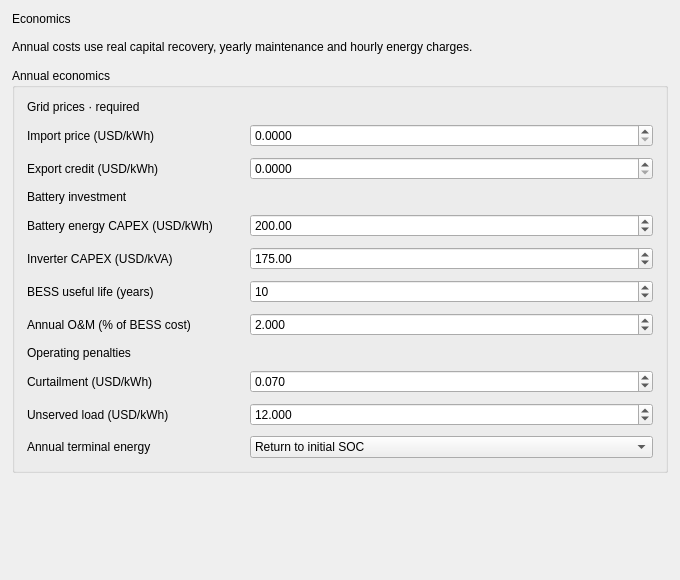
            <widget class="QWidget" name="contents_economics">
             <property name="geometry">
              <rect>
               <x>0</x>
               <y>0</y>
               <width>680</width>
               <height>580</height>
              </rect>
             </property>
             <layout class="QVBoxLayout" name="layout_contents_economics">
              <item>
               <widget class="QLabel" name="lbl_economics_heading">
                <property name="text">
                 <string>Economics</string>
                </property>
                <property name="wordWrap">
                 <bool>true</bool>
                </property>
                <property name="role" stdset="0">
                 <string>section</string>
                </property>
               </widget>
              </item>
              <item>
               <widget class="QLabel" name="lbl_economics_description">
                <property name="wordWrap">
                 <bool>true</bool>
                </property>
                <property name="role" stdset="0">
                 <string>hint</string>
                </property>
                <property name="text">
                 <string>Annual costs use real capital recovery, yearly maintenance and hourly energy charges.</string>
                </property>
               </widget>
              </item>
              <item>
               <widget class="QGroupBox" name="group_economic_inputs">
                <property name="title">
                 <string>Annual economics</string>
                </property>
                <property name="sizePolicy">
                 <sizepolicy hsizetype="Expanding" vsizetype="Maximum">
                  <horstretch>0</horstretch>
                  <verstretch>0</verstretch>
                 </sizepolicy>
                </property>
                <property name="checkable">
                 <bool>false</bool>
                </property>
                <property name="checked">
                 <bool>true</bool>
                </property>
                <property name="toolTip">
                 <string>Costs are annualized with CRF, O&amp;M and grid penalties. Use explicit tariff assumptions.</string>
                </property>
                <layout class="QFormLayout" name="group_economic_inputs_layout">
                 <property name="leftMargin">
                  <number>12</number>
                 </property>
                 <property name="topMargin">
                  <number>12</number>
                 </property>
                 <property name="rightMargin">
                  <number>12</number>
                 </property>
                 <property name="bottomMargin">
                  <number>12</number>
                 </property>
                 <property name="horizontalSpacing">
                  <number>18</number>
                 </property>
                 <property name="verticalSpacing">
                  <number>10</number>
                 </property>
                 <item row="0" column="0" colspan="2">
                  <widget class="QLabel" name="lbl_tariff_section">
                   <property name="text">
                    <string>Grid prices · required</string>
                   </property>
                   <property name="role" stdset="0">
                    <string>section</string>
                   </property>
                  </widget>
                 </item>
                 <item row="1" column="0">
                  <widget class="QLabel" name="lbl_spin_grid_import_tariff">
                   <property name="text">
                    <string>Import price (USD/kWh)</string>
                   </property>
                   <property name="minimumSize">
                    <size>
                     <width>205</width>
                     <height>0</height>
                    </size>
                   </property>
                  </widget>
                 </item>
                 <item row="1" column="1">
                  <widget class="QDoubleSpinBox" name="spin_grid_import_tariff">
                   <property name="decimals">
                    <number>4</number>
                   </property>
                   <property name="minimum">
                    <double>0</double>
                   </property>
                   <property name="maximum">
                    <double>100000000</double>
                   </property>
                   <property name="value">
                    <double>0</double>
                   </property>
                   <property name="keyboardTracking">
                    <bool>false</bool>
                   </property>
                   <property name="toolTip">
                    <string>Import tariff (/kWh)</string>
                   </property>
                  </widget>
                 </item>
                 <item row="2" column="0">
                  <widget class="QLabel" name="lbl_spin_grid_export_tariff">
                   <property name="text">
                    <string>Export credit (USD/kWh)</string>
                   </property>
                   <property name="minimumSize">
                    <size>
                     <width>205</width>
                     <height>0</height>
                    </size>
                   </property>
                  </widget>
                 </item>
                 <item row="2" column="1">
                  <widget class="QDoubleSpinBox" name="spin_grid_export_tariff">
                   <property name="decimals">
                    <number>4</number>
                   </property>
                   <property name="minimum">
                    <double>0</double>
                   </property>
                   <property name="maximum">
                    <double>100000000</double>
                   </property>
                   <property name="value">
                    <double>0</double>
                   </property>
                   <property name="keyboardTracking">
                    <bool>false</bool>
                   </property>
                   <property name="toolTip">
                    <string>Export credit (/kWh)</string>
                   </property>
                  </widget>
                 </item>
                 <item row="4" column="0" colspan="2">
                  <widget class="QLabel" name="lbl_investment_section">
                   <property name="text">
                    <string>Battery investment</string>
                   </property>
                   <property name="role" stdset="0">
                    <string>section</string>
                   </property>
                  </widget>
                 </item>
                 <item row="9" column="0">
                  <widget class="QLabel" name="lbl_spin_bess_lifetime">
                   <property name="text">
                    <string>BESS useful life (years)</string>
                   </property>
                   <property name="minimumSize">
                    <size>
                     <width>205</width>
                     <height>0</height>
                    </size>
                   </property>
                  </widget>
                 </item>
                 <item row="9" column="1">
                  <widget class="QDoubleSpinBox" name="spin_bess_lifetime">
                   <property name="decimals">
                    <number>0</number>
                   </property>
                   <property name="minimum">
                    <double>1</double>
                   </property>
                   <property name="maximum">
                    <double>100000000</double>
                   </property>
                   <property name="value">
                    <double>10</double>
                   </property>
                   <property name="keyboardTracking">
                    <bool>false</bool>
                   </property>
                   <property name="toolTip">
                    <string>Straight-line annual capital cost = initial BESS installation cost / lifetime years; must be at least 1</string>
                   </property>
                  </widget>
                 </item>
                 <item row="10" column="0">
                  <widget class="QLabel" name="lbl_spin_annual_om_percent">
                   <property name="text">
                    <string>Annual O&amp;M (% of BESS cost)</string>
                   </property>
                   <property name="minimumSize">
                    <size>
                     <width>205</width>
                     <height>0</height>
                    </size>
                   </property>
                  </widget>
                 </item>
                 <item row="10" column="1">
                  <widget class="QDoubleSpinBox" name="spin_annual_om_percent">
                   <property name="decimals">
                    <number>3</number>
                   </property>
                   <property name="minimum">
                    <double>0</double>
                   </property>
                   <property name="maximum">
                    <double>100000000</double>
                   </property>
                   <property name="value">
                    <double>2</double>
                   </property>
                   <property name="keyboardTracking">
                    <bool>false</bool>
                   </property>
                   <property name="toolTip">
                    <string>Annual operation and maintenance = BESS initial purchase cost × this percentage / 100</string>
                   </property>
                  </widget>
                 </item>
                 <item row="11" column="0" colspan="2">
                  <widget class="QLabel" name="lbl_penalty_section">
                   <property name="text">
                    <string>Operating penalties</string>
                   </property>
                   <property name="role" stdset="0">
                    <string>section</string>
                   </property>
                  </widget>
                 </item>
                 <item row="12" column="0">
                  <widget class="QLabel" name="lbl_spin_curtailment_penalty">
                   <property name="text">
                    <string>Curtailment (USD/kWh)</string>
                   </property>
                   <property name="minimumSize">
                    <size>
                     <width>205</width>
                     <height>0</height>
                    </size>
                   </property>
                  </widget>
                 </item>
                 <item row="12" column="1">
                  <widget class="QDoubleSpinBox" name="spin_curtailment_penalty">
                   <property name="decimals">
                    <number>3</number>
                   </property>
                   <property name="minimum">
                    <double>0</double>
                   </property>
                   <property name="maximum">
                    <double>100000000</double>
                   </property>
                   <property name="value">
                    <double>0.07</double>
                   </property>
                   <property name="keyboardTracking">
                    <bool>false</bool>
                   </property>
                   <property name="toolTip">
                    <string>Curtailment (/kWh)</string>
                   </property>
                  </widget>
                 </item>
                 <item row="13" column="0">
                  <widget class="QLabel" name="lbl_spin_shedding_penalty">
                   <property name="text">
                    <string>Unserved load (USD/kWh)</string>
                   </property>
                   <property name="minimumSize">
                    <size>
                     <width>205</width>
                     <height>0</height>
                    </size>
                   </property>
                  </widget>
                 </item>
                 <item row="13" column="1">
                  <widget class="QDoubleSpinBox" name="spin_shedding_penalty">
                   <property name="decimals">
                    <number>3</number>
                   </property>
                   <property name="minimum">
                    <double>0</double>
                   </property>
                   <property name="maximum">
                    <double>100000000</double>
                   </property>
                   <property name="value">
                    <double>12</double>
                   </property>
                   <property name="keyboardTracking">
                    <bool>false</bool>
                   </property>
                   <property name="toolTip">
                    <string>Load shedding (/kWh)</string>
                   </property>
                  </widget>
                 </item>
                 <item row="14" column="0">
                  <widget class="QLabel" name="lbl_combo_terminal_policy">
                   <property name="text">
                    <string>Annual terminal energy</string>
                   </property>
                  </widget>
                 </item>
                 <item row="14" column="1">
                  <widget class="QComboBox" name="combo_terminal_policy">
                   <item>
                    <property name="text">
                     <string>Return to initial SOC</string>
                    </property>
                    <property name="userData">
                     <string>equal_soc</string>
                    </property>
                   </item>
                   <item>
                    <property name="text">
                     <string>Price terminal energy difference</string>
                    </property>
                    <property name="userData">
                     <string>priced_energy</string>
                    </property>
                   </item>
                  </widget>
                 </item>
                 <property name="rowWrapPolicy">
                  <enum>QFormLayout::RowWrapPolicy::DontWrapRows</enum>
                 </property>
                 <property name="fieldGrowthPolicy">
                  <enum>QFormLayout::FieldGrowthPolicy::AllNonFixedFieldsGrow</enum>
                 </property>
                 <item row="5" column="0">
                  <widget class="QLabel" name="lbl_battery_energy_capex">
                   <property name="text">
                    <string>Battery energy CAPEX (USD/kWh)</string>
                   </property>
                  </widget>
                 </item>
                 <item row="5" column="1">
                  <widget class="QDoubleSpinBox" name="spin_battery_energy_capex">
                   <property name="minimum">
                    <double>0.0</double>
                   </property>
                   <property name="maximum">
                    <double>10000.0</double>
                   </property>
                   <property name="value">
                    <double>200.0</double>
                   </property>
                   <property name="decimals">
                    <number>2</number>
                   </property>
                  </widget>
                 </item>
                 <item row="6" column="0">
                  <widget class="QLabel" name="lbl_inverter_capex">
                   <property name="text">
                    <string>Inverter CAPEX (USD/kVA)</string>
                   </property>
                  </widget>
                 </item>
                 <item row="6" column="1">
                  <widget class="QDoubleSpinBox" name="spin_inverter_capex">
                   <property name="minimum">
                    <double>0.0</double>
                   </property>
                   <property name="maximum">
                    <double>10000.0</double>
                   </property>
                   <property name="value">
                    <double>175.0</double>
                   </property>
                   <property name="decimals">
                    <number>2</number>
                   </property>
                  </widget>
                 </item>
                </layout>
               </widget>
              </item>
              <item>
               <widget class="QWidget" name="panel_currency">
                <layout class="QFormLayout" name="layout_currency">
                 <property name="leftMargin">
                  <number>0</number>
                 </property>
                 <property name="topMargin">
                  <number>0</number>
                 </property>
                 <property name="rightMargin">
                  <number>0</number>
                 </property>
                 <property name="bottomMargin">
                  <number>0</number>
                 </property>
                 <property name="horizontalSpacing">
                  <number>18</number>
                 </property>
                 <property name="verticalSpacing">
                  <number>10</number>
                 </property>
                 <property name="rowWrapPolicy">
                  <enum>QFormLayout::RowWrapPolicy::DontWrapRows</enum>
                 </property>
                 <property name="fieldGrowthPolicy">
                  <enum>QFormLayout::FieldGrowthPolicy::AllNonFixedFieldsGrow</enum>
                 </property>
                </layout>
               </widget>
              </item>
              <item>
               <spacer name="spacer_economics">
                <property name="orientation">
                 <enum>Qt::Orientation::Vertical</enum>
                </property>
                <property name="sizeType">
                 <enum>QSizePolicy::Policy::Expanding</enum>
                </property>
                <property name="sizeHint">
                 <size>
                  <width>20</width>
                  <height>20</height>
                 </size>
                </property>
               </spacer>
              </item>
              <property name="leftMargin">
               <number>12</number>
              </property>
              <property name="topMargin">
               <number>12</number>
              </property>
              <property name="rightMargin">
               <number>12</number>
              </property>
              <property name="bottomMargin">
               <number>12</number>
              </property>
              <property name="spacing">
               <number>14</number>
              </property>
             </layout>
            </widget>
